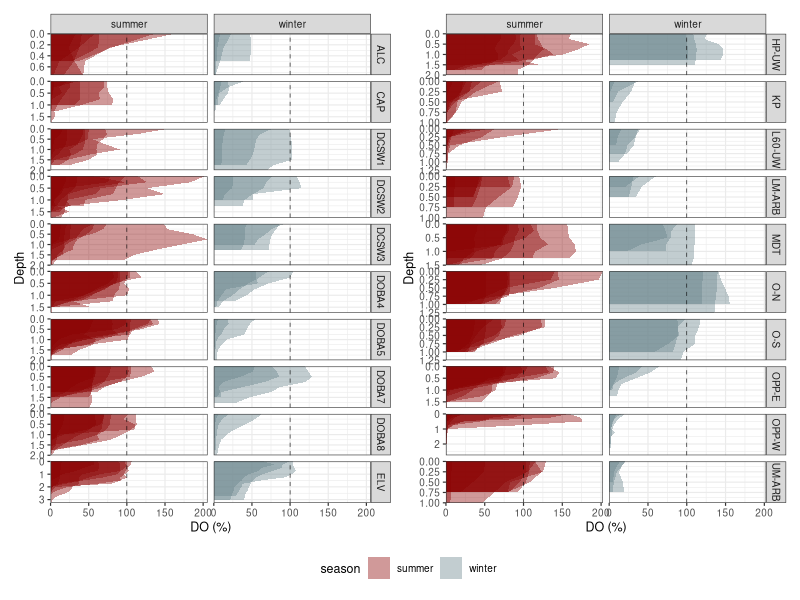
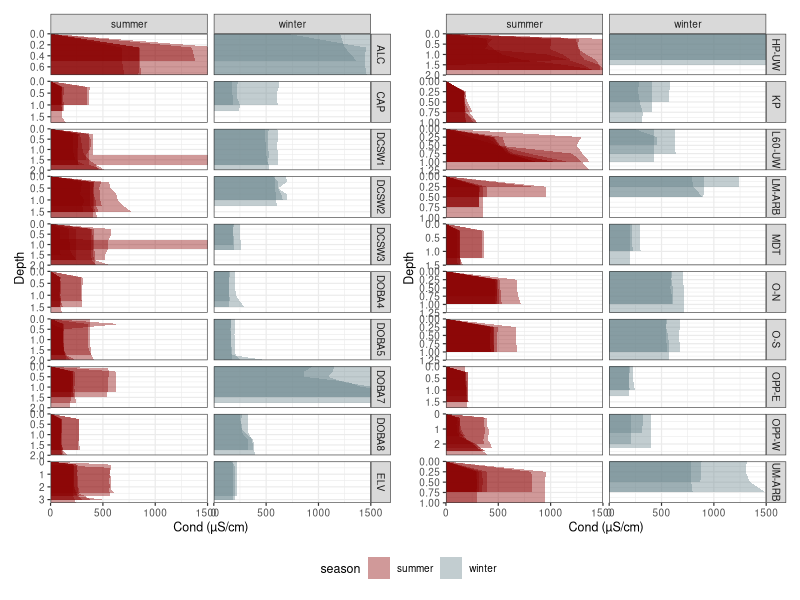
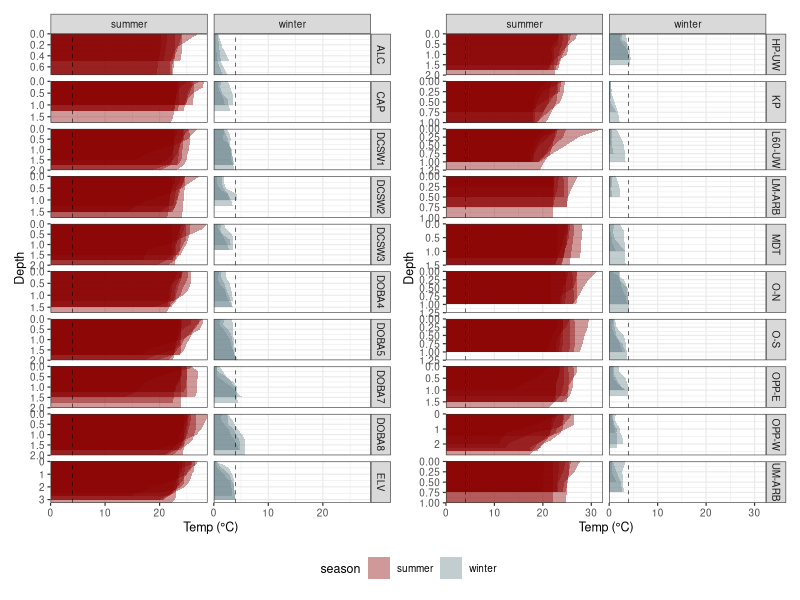
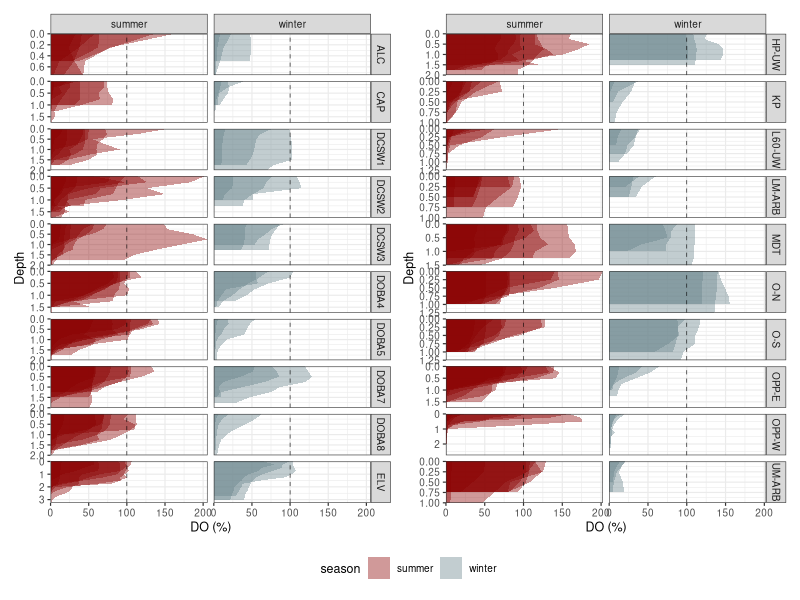
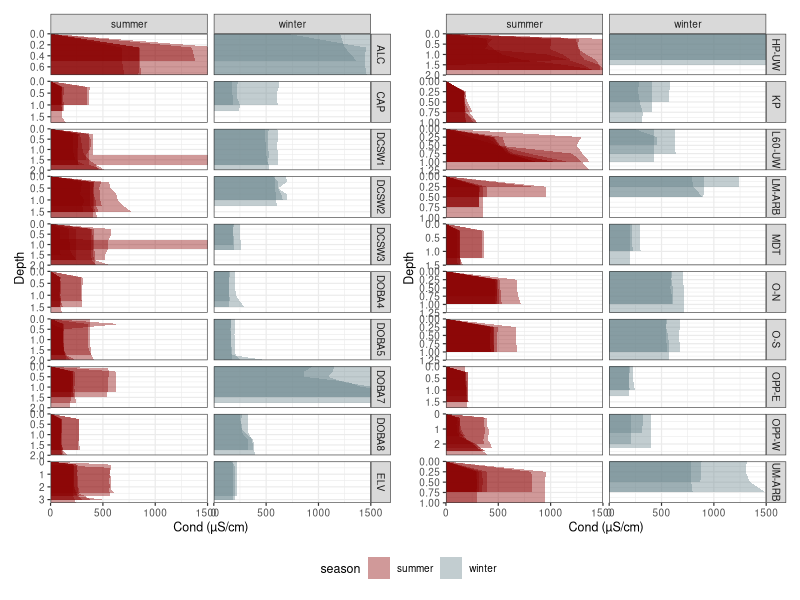
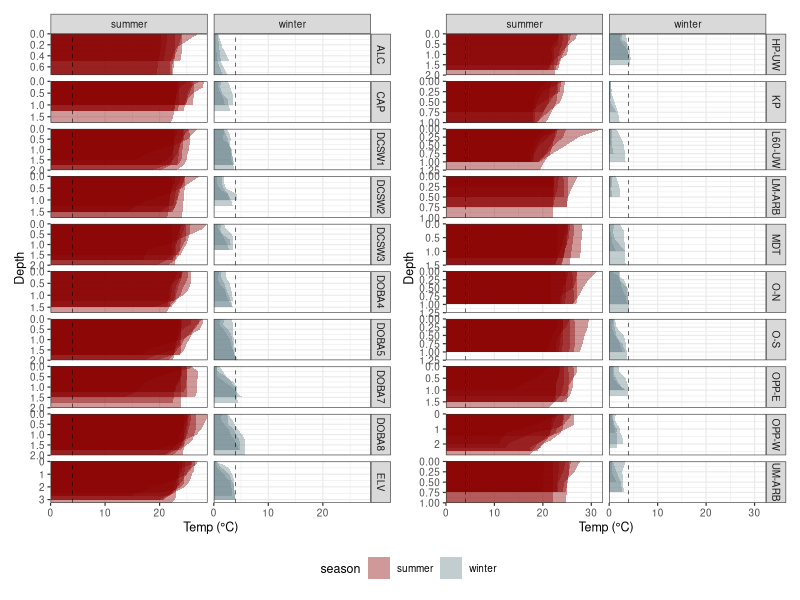

The R script that drew these images, in order:
library(tidyverse)
library(lubridate)
library(patchwork)

raw = read_csv('data/tempdo/tempdo.csv') |> 
  mutate(season = case_when(month(DATE) <= 3 ~ 'winter',
                            month(DATE) > 3 ~ 'summer'))
ponds = unique(raw$pond)


p1 = ggplot(raw |> filter(pond %in% ponds[1:10])) +
  geom_ribbon(aes(x = Depth, ymin = 0, ymax = DO_Percent, group = DATE, fill = season), 
              alpha = 0.4) +
  geom_hline(yintercept = 100, linetype = 2, size = 0.2) +
  scale_fill_manual(values = c('red4','lightblue4')) +
  coord_flip(expand = 0) +
  scale_x_reverse() +
  ylab('DO (%)') +
  facet_grid(pond~season, scales = 'free_y') +
  theme_bw(base_size = 9)

p2 = ggplot(raw |> filter(pond %in% ponds[11:20])) +
  geom_ribbon(aes(x = Depth, ymin = 0, ymax = DO_Percent, group = DATE, fill = season), 
              alpha = 0.4) +
  geom_hline(yintercept = 100, linetype = 2, size = 0.2) +
  scale_fill_manual(values = c('red4','lightblue4')) +
  coord_flip(expand = 0) +
  scale_x_reverse() +
  ylab('DO (%)') +
  facet_grid(pond~season, scales = 'free_y') +
  theme_bw(base_size = 9)

p1 + p2 + plot_layout(guides = 'collect') &
  theme(legend.position = 'bottom')
ggsave('figures/pondsdo.png', height = 9, width = 6.5, dpi = 500, units = 'in')



p3 = ggplot(raw |> filter(pond %in% ponds[1:10])) +
  geom_ribbon(aes(x = Depth, ymin = 0, ymax = Conductivity, group = DATE, fill = season), 
              alpha = 0.4) +
  # geom_hline(yintercept = 100, linetype = 2, size = 0.2) +
  scale_fill_manual(values = c('red4','lightblue4')) +
  coord_flip(expand = 0, ylim = c(0,1500)) +
  scale_x_reverse() +
  ylab('Cond (µS/cm)') +
  facet_grid(pond~season, scales = 'free_y') +
  theme_bw(base_size = 9)

p4 = ggplot(raw |> filter(pond %in% ponds[11:20])) +
  geom_ribbon(aes(x = Depth, ymin = 0, ymax = Conductivity, group = DATE, fill = season), 
              alpha = 0.4) +
  # geom_hline(yintercept = 100, linetype = 2, size = 0.2) +
  scale_fill_manual(values = c('red4','lightblue4')) +
  coord_flip(expand = 0, ylim = c(0,1500)) +
  scale_x_reverse() +
  ylab('Cond (µS/cm)') +
  facet_grid(pond~season, scales = 'free_y') +
  theme_bw(base_size = 9)

p3 + p4 + plot_layout(guides = 'collect') &
  theme(legend.position = 'bottom')
ggsave('figures/pondscond.png', height = 9, width = 6.5, dpi = 500, units = 'in')

p5 = ggplot(raw |> filter(pond %in% ponds[1:10])) +
  geom_ribbon(aes(x = Depth, ymin = 0, ymax = Temp_C, group = DATE, fill = season), 
              alpha = 0.4) +
  geom_hline(yintercept = 4, linetype = 2, size = 0.2) +
  scale_fill_manual(values = c('red4','lightblue4')) +
  coord_flip(expand = 0) +
  scale_x_reverse() +
  ylab('Temp (°C)') +
  facet_grid(pond~season, scales = 'free_y') +
  theme_bw(base_size = 9)

p6 = ggplot(raw |> filter(pond %in% ponds[11:20])) +
  geom_ribbon(aes(x = Depth, ymin = 0, ymax = Temp_C, group = DATE, fill = season), 
              alpha = 0.4) +
  geom_hline(yintercept = 4, linetype = 2, size = 0.2) +
  scale_fill_manual(values = c('red4','lightblue4')) +
  coord_flip(expand = 0) +
  scale_x_reverse() +
  ylab('Temp (°C)') +
  facet_grid(pond~season, scales = 'free_y') +
  theme_bw(base_size = 9)

p5 + p6 + plot_layout(guides = 'collect') &
  theme(legend.position = 'bottom')
ggsave('pondstemp.png', height = 9, width = 6.5, dpi = 500, units = 'in')

